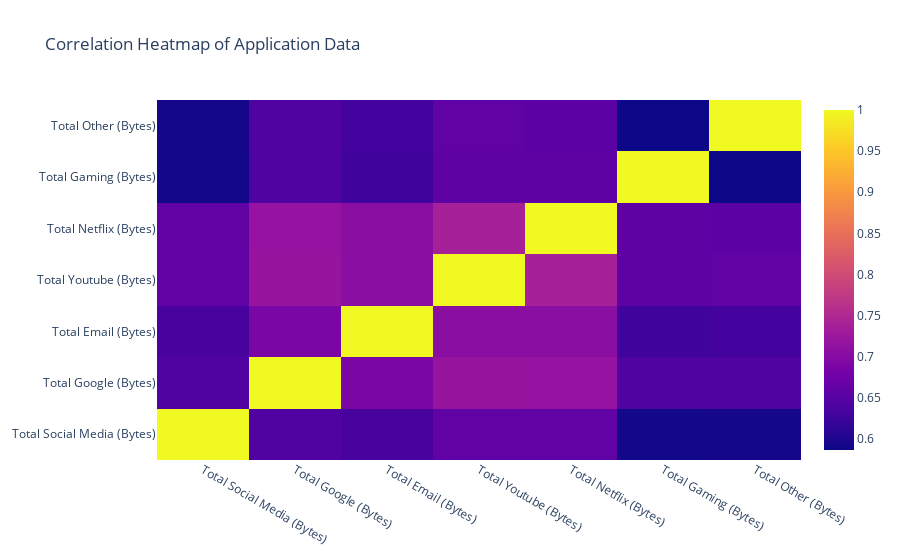

Notebook source saved alongside this figure:
### Code cell
#: Create a correlation heatmap (or just a table if you prefer textual results) for the application data
fig = go.Figure(data=[go.Heatmap(z=correlation_matrix.values, x=application_columns, y=application_columns)])
fig.update_layout(title='Correlation Heatmap of Application Data')
fig.show()

### Figure 1 — Plotly figure (JSON) as saved in the notebook; plotly's stock layout.template omitted (floating-point values rounded to 4 significant figures)
{"data": [{"type": "heatmap", "x": ["Total Social Media (Bytes)", "Total Google (Bytes)", "Total Email (Bytes)", "Total Youtube (Bytes)", "Total Netflix (Bytes)", "Total Gaming (Bytes)", "Total Other (Bytes)"], "y": ["Total Social Media (Bytes)", "Total Google (Bytes)", "Total Email (Bytes)", "Total Youtube (Bytes)", "Total Netflix (Bytes)", "Total Gaming (Bytes)", "Total Other (Bytes)"], "z": [[1, 0.6431, 0.634, 0.6595, 0.66, 0.59, 0.5917], [0.6431, 1, 0.6885, 0.7185, 0.7162, 0.642, 0.6426], [0.634, 0.6885, 1, 0.7046, 0.7055, 0.6275, 0.631], [0.6595, 0.7185, 0.7046, 1, 0.7384, 0.6574, 0.6604], [0.66, 0.7162, 0.7055, 0.7384, 1, 0.6574, 0.6558], [0.59, 0.642, 0.6275, 0.6574, 0.6574, 1, 0.5864], [0.5917, 0.6426, 0.631, 0.6604, 0.6558, 0.5864, 1]]}], "layout": {"title": {"text": "Correlation Heatmap of Application Data"}}}
